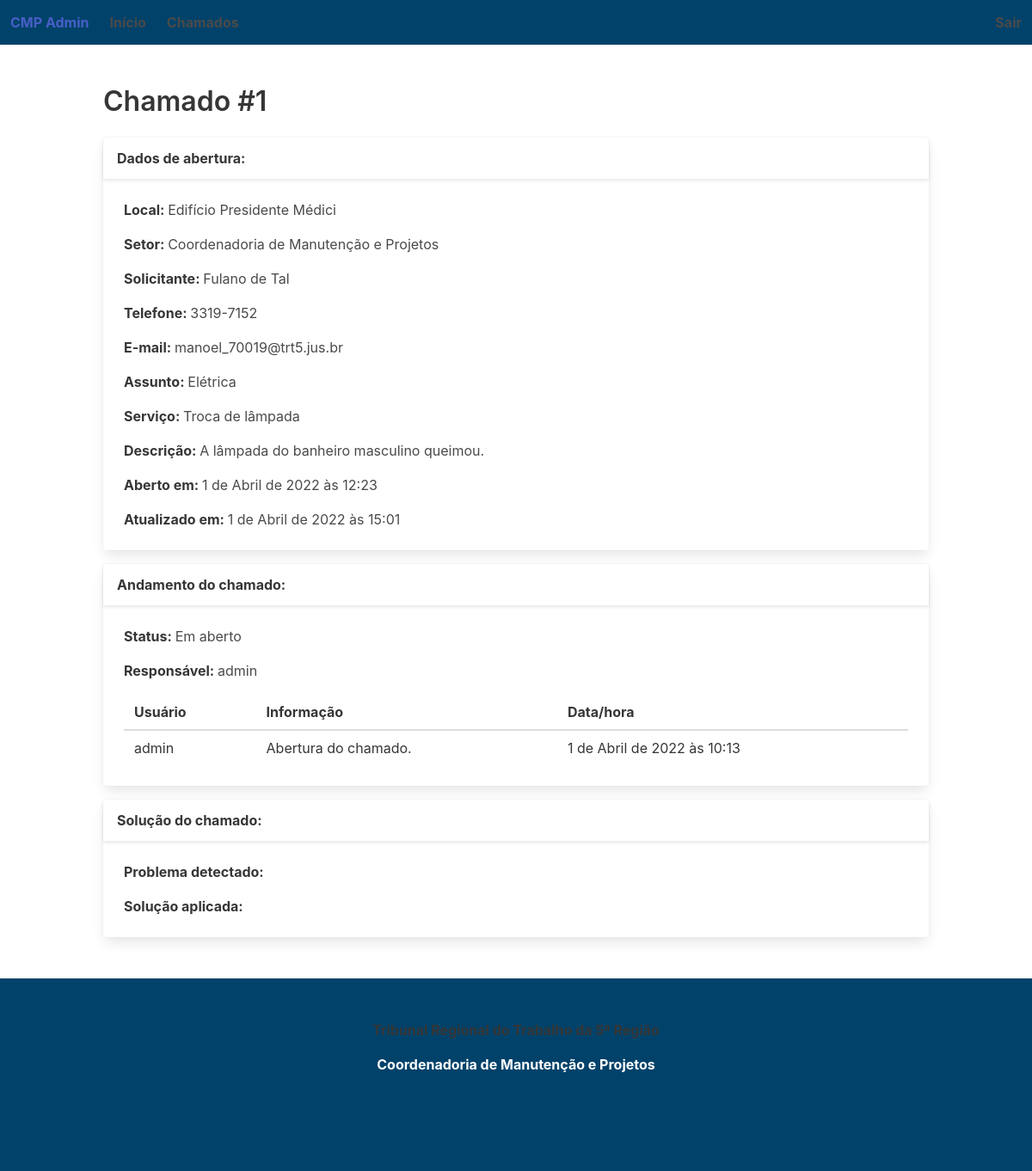
The app's page /cmp_admin/ticket/1/, older data.
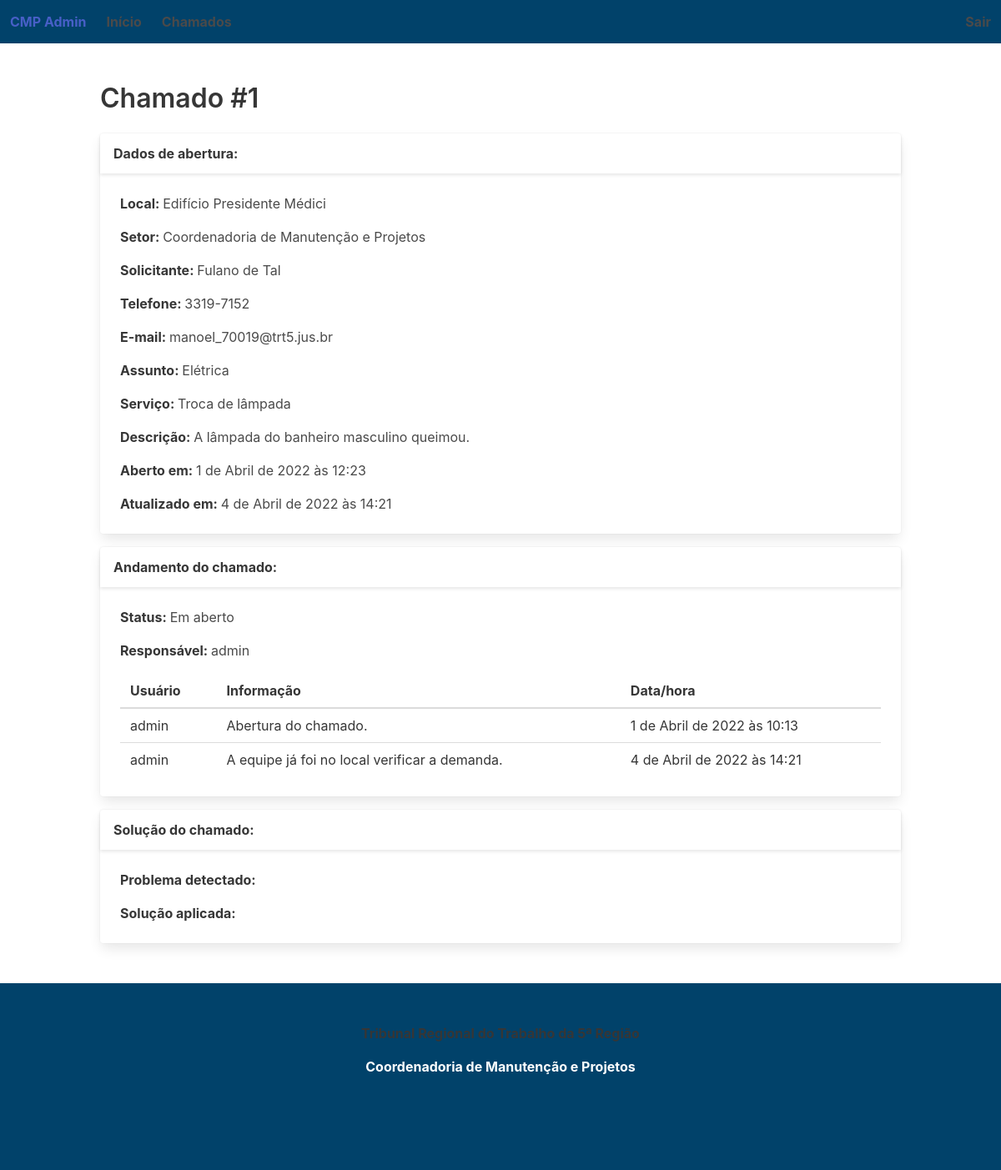
The same page, newer data.
### cmp_admin/models.py (models this page shows, shortened)
class Ticket(models.Model):
  place_id = models.ForeignKey(Place, on_delete = models.SET_NULL, null = True)
  contact_email = models.EmailField()
  sector_id = models.ForeignKey(Sector, on_delete = models.SET_NULL, null = True)
  contact_phone = models.CharField(max_length = 255)
  description = models.TextField()
  assigned_to_id = models.ForeignKey(User, on_delete = models.SET_NULL, null = True)
  infos = models.ManyToManyField('Info')
  created_at = models.DateTimeField(auto_now_add = True)
  updated_at = models.DateTimeField(auto_now = True)
  subject_id = models.ForeignKey(Subject, on_delete = models.SET_NULL, null = True)
  service_id = models.ForeignKey(Service, on_delete = models.SET_NULL, null = True)
  status_id = models.ForeignKey(Status, on_delete = models.SET_NULL, null = True)
  requester = models.CharField(max_length = 255)
  issue = models.TextField(blank = True)
  solution = models.TextField(blank = True)

class Place(models.Model):
  name = models.CharField(max_length = 255)
  city = models.CharField(max_length = 255)
  state = models.CharField(max_length = 255)
  address = models.CharField(max_length = 255)
  zip_code = models.CharField(max_length = 255)
  created_at = models.DateTimeField(auto_now_add = True)
  updated_at = models.DateTimeField(auto_now = True)
  def __str__(self):
    return self.name

class Sector(models.Model):
  name = models.CharField(max_length = 255)
  place_id = models.ForeignKey(Place, on_delete = models.SET_NULL, null = True)
  email = models.EmailField()
  phone_number = models.CharField(max_length = 255)
  created_at = models.DateTimeField(auto_now_add = True)
  updated_at = models.DateTimeField(auto_now = True)
  def __str__(self):
    return self.name

class Subject(models.Model):
  name = models.CharField(max_length = 255)
  created_at = models.DateTimeField(auto_now_add = True)
  updated_at = models.DateTimeField(auto_now = True)
  def __str__(self):
    return self.name

class Service(models.Model):
  name = models.CharField(max_length = 255)
  subject_id = models.ForeignKey(Subject, on_delete = models.SET_NULL, null = True)
  created_at = models.DateTimeField(auto_now_add = True)
  updated_at = models.DateTimeField(auto_now = True)
  def __str__(self):
    return self.name

class Status(models.Model):
  name = models.CharField(max_length = 255)
  created_at = models.DateTimeField(auto_now_add = True)
  updated_at = models.DateTimeField(auto_now = True)
  def __str__(self):
    return self.name

class Info(models.Model):
  description = models.TextField()
  user_id = models.ForeignKey(User, on_delete = models.SET_NULL, null = True)
  created_at = models.DateTimeField(auto_now_add = True)
  updated_at = models.DateTimeField(auto_now = True)

### cmp_admin/views.py (the view)
# urls.py: path('ticket/<int:pk>/', views.TicketDetailView.as_view(), name = 'ticket_detail'),
class TicketDetailView(generic.DetailView):
  model = Ticket
  template_name = 'cmp_admin/ticket_detail.html'

### cmp_admin/templates/cmp_admin/ticket_detail.html (shortened to what this page needs)
{% extends 'cmp_admin/base.html' %}
{% block main %}
<h1 class="title">Chamado #{{ ticket.pk }}</h1>
<div class="card mb-4">
  <div class="card-header">
    <p class="card-header-title">Dados de abertura:</p>
  </div>
  <div class="card-content">
    <div class="content">
      <p><strong>Local: </strong>{{ ticket.place_id }}</p>
      <p><strong>Setor: </strong>{{ ticket.sector_id }}</p>
      <p><strong>Solicitante: </strong>{{ ticket.requester }}</p>
      <p><strong>Telefone: </strong>{{ ticket.contact_phone }}</p>
      <p><strong>E-mail: </strong>{{ ticket.contact_email }}</p>
      <p><strong>Assunto: </strong>{{ ticket.subject_id }}</p>
      <p><strong>Serviço: </strong>{{ ticket.service_id }}</p>
      <p><strong>Descrição: </strong>{{ ticket.description }}</p>
      <p><strong>Aberto em: </strong>{{ ticket.created_at }}</p>
      <p><strong>Atualizado em: </strong>{{ ticket.updated_at }}</p>
    </div>
  </div>
</div>
<div class="card mb-4">
  <div class="card-header">
    <p class="card-header-title">Andamento do chamado:</p>
  </div>
  <div class="card-content">
    <div class="content">
      <p><strong>Status: </strong>{{ ticket.status_id }}</p>
      <p><strong>Responsável: </strong>{{ ticket.assigned_to_id }}</p>
      <table class="table">
        <thead>
          <tr>
            <th>Usuário</th>
            <th>Informação</th>
            <th>Data/hora</th>
          </tr>
        </thead>
        <tbody>
          {% for info in ticket.infos.all %}
          <tr>
            <td>{{ info.user_id }}</td>
            <td>{{ info.description }}</td>
            <td>{{ info.created_at }}</td>
          </tr>
          {% endfor %}
        </tbody>
      </table>
    </div>
  </div>
</div>
<div class="card">
  <div class="card-header">
    <p class="card-header-title">Solução do chamado:</p>
  </div>
  <div class="card-content">
    <div class="content">
      <p><strong>Problema detectado: </strong>{{ ticket.issue }}</p>
      <p><strong>Solução aplicada: </strong>{{ ticket.solution }}</p>
    </div>
  </div>
</div>
{% endblock main %}

### cmp_admin/templates/cmp_admin/base.html (shortened to what this page needs)
<!DOCTYPE html>
<html lang="pt-br">
  <head>
    <link
      rel="stylesheet"
      href="https://cdn.jsdelivr.net/npm/bulma@0.9.3/css/bulma.min.css"
    />
  </head>
  <body>
    {% block nav %}
			<nav class="navbar" role="navigation" aria-label="main navigation">
				<div class="navbar-brand">
					<a class="navbar-item" href="https://bulma.io">
						CMP Admin
					</a>
				</div>
				<div id="navbar" class="navbar-menu">
					<div class="navbar-start">
						<a class="navbar-item"> Início</a>
						<a class="navbar-item"> Chamados</a>
					</div>
					<div class="navbar-end">
						<a class="navbar-item" href="{% url 'cmp_admin:logout' %}"> Sair </a>
					</div>
				</div>
			</nav>
    {% endblock nav %}
		<section class="section">
      <div class="container">
        {% block main %}{% endblock main %}
      </div>
    </section>
		{% block footer %}
    <footer class="footer">
      <div class="content has-text-centered">
        <p>
          <strong>Tribunal Regional do Trabalho da 5ª Região</strong>
					<p>Coordenadoria de Manutenção e Projetos</p>
        </p>
      </div>
		</footer>
    {% endblock footer %}
  </body>
</html>

### cmp_admin/templates/cmp_admin/base.html (style rules this page uses)
.navbar, .footer { background-color: #01426A; color: white; font-weight: bold; }

### cmp_admin/templates/cmp_admin/ticket_detail.html (style rules this page uses)
.card { width: 80vw; margin: auto; }

Row changes from the older to the newer data that the page shows:
changed Ticket "Fulano de Tal": updated_at "1 de Abril de 2022 às 15:01" → "4 de Abril de 2022 às 14:21"
added Info: user_id "admin", description "A equipe já foi no local verificar a demanda.", created_at "4 de Abril de 2022 às 14:21"
